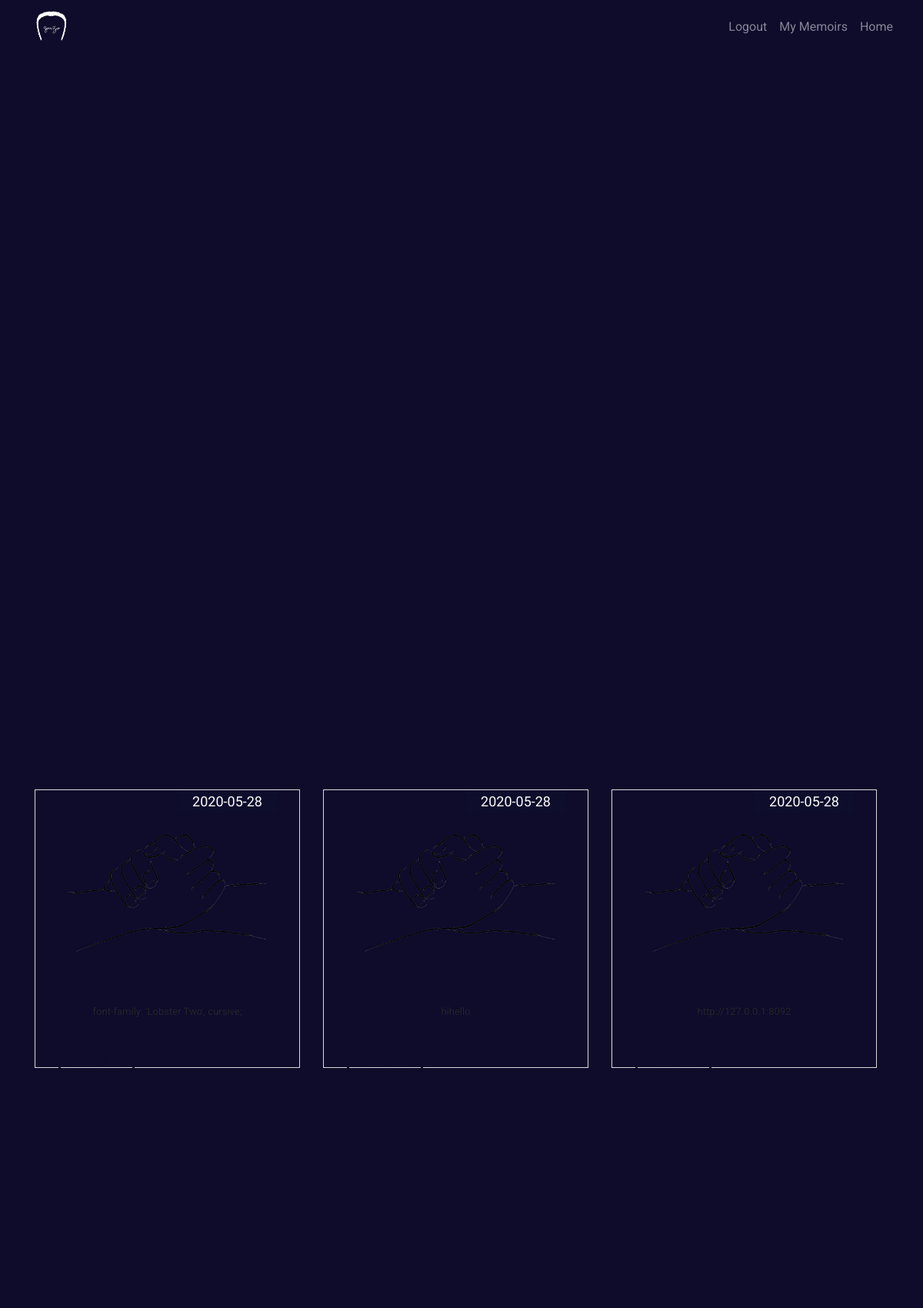
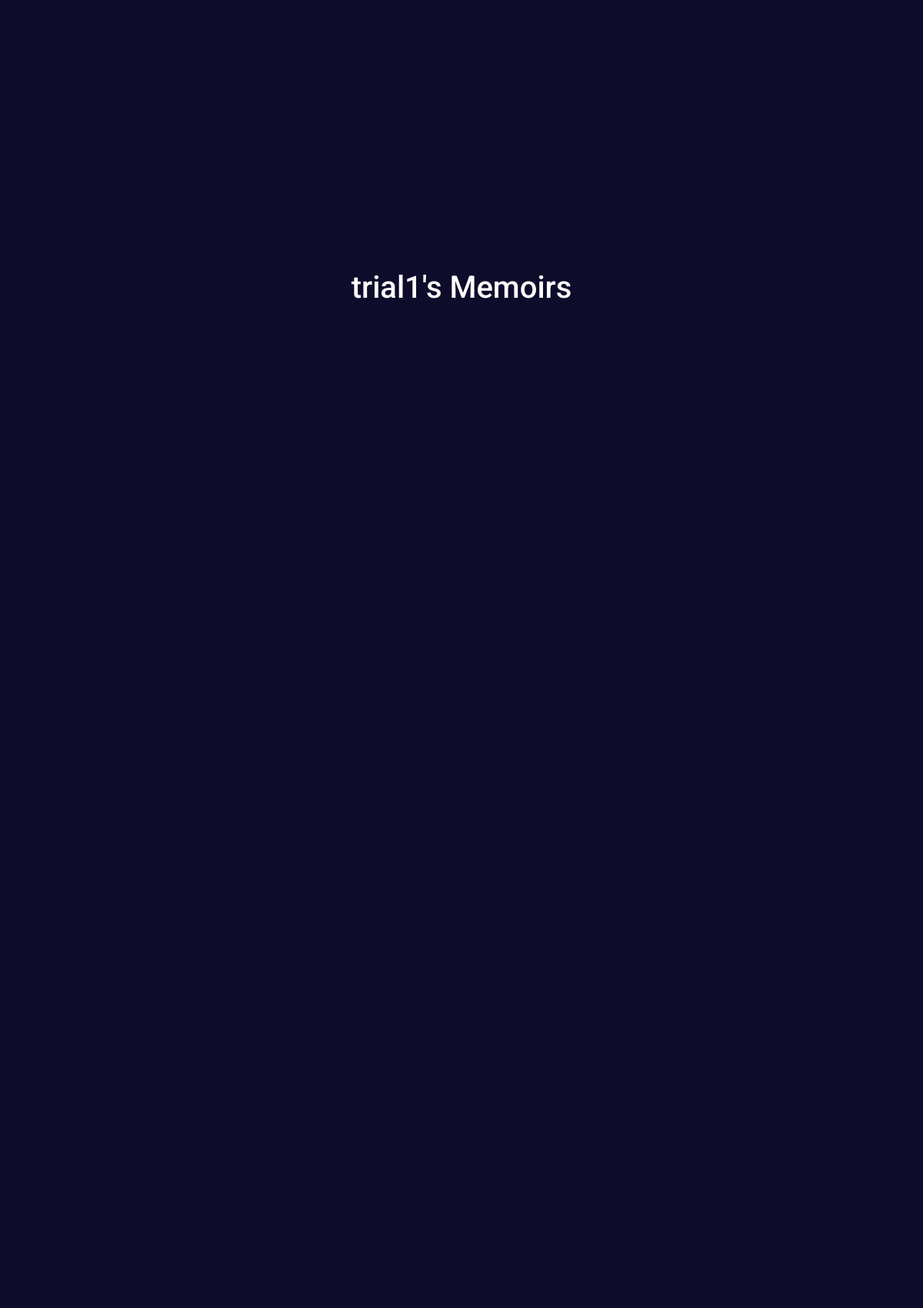
The page /memoirs (signed in, upper part) on the database its author committed (2 pictures, top to bottom).
### Jurzo/models.py (models this page shows, shortened)
class User(db.Model, UserMixin):
    email = db.Column(db.String(50), nullable=False)
    username = db.Column(db.String(), nullable=False, unique=True)
    id = db.Column(db.Integer, primary_key=True)
    password = db.Column(db.String(60), nullable=False)
    page = db.relationship('Page', backref='owner', lazy=True)

class Page(db.Model):
    id = db.Column(db.Integer, primary_key=True)
    user_id = db.Column(db.Integer, db.ForeignKey('user.id'), nullable=False)
    date_created = db.Column(
        db.DateTime, nullable=False, default=datetime.utcnow)
    name = db.Column(db.Text)
    pet_name = db.Column(db.Text)
    phone_num = db.Column(db.Text)
    address = db.Column(db.Text)
    mail = db.Column(db.Text)
    birthday = db.Column(db.Text)
    nick_name = db.Column(db.Text)
    Quote = db.Column(db.Text)
    Songs = db.Column(db.Text)
    likes = db.Column(db.Text)
    hates = db.Column(db.Text)
    what_us = db.Column(db.Text)
    lastd = db.Column(db.Text)

### Jurzo/users/routes.py (the view)
@users.route('/memoirs')
@login_required
def memoirs():
    pages = Page.query.filter_by(
        owner=current_user).order_by(Page.date_created.desc())
    Quotes = []
    From = []
    for page in pages:
        Quotes.append(page.Quote)
        From.append(page.name)
    Front_Content = {Quotes[i]: From[i] for i in range(len(Quotes))}
    return render_template('memoirs.html', pages=pages, Quotes=Front_Content)

### Jurzo/models.py (called while the page is built)
@login_manager.user_loader
def load_user(userid):
    return User.query.get(int(userid))

### Jurzo/templates/memoirs.html (shortened to what this page needs)
{%extends "layout.html"%}
{%block content%}
<h1 style= "color:white" class="h1">{{current_user.username}}'s Memoirs</h1>
{%endblock content%}
{%block secondary_content%}
<div class="container cta-100 ">
        <div class="container">
          <div class="row blog">
            <div class="col-md-12">
              <div id="blogCarousel" class="carousel slide container-blog" data-ride="carousel">
                <div class="carousel-inner">
                  <div class="carousel-item active">
                    <div class="row">
                      {%for page in pages %}
                      <div class="col-md-4" >
                        <div class="item-box-blog">
                          <div class="item-box-blog-image">
                            <div class="item-box-blog-date bg-blue-ui white"> <span class="mon">{{page.date_created.date()}}</span> </div>
                            <figure> <img alt="" src="{{url_for('static',filename = 'img/Fhands.png')}}"> </figure>
                          </div>
                          <div class="item-box-blog-body">
                            <div class="item-box-blog-data" style="padding: px 15px;">
                              <p> {{page.name}}  </p>
                            </div>
                            <div class="item-box-blog-text">
                            </div>
                            <div class="mt"> <a href="{{url_for('pages.slam',slam_id=page.id)}}" tabindex="0" class="btn btn-outline-info">read more</a> </div>
                          </div>
                        </div>
                      </div>
                      {%endfor%}
                    </div>
                  </div>
                </div>
              </div>
            </div>
          </div>
        </div>
      </div>
 {%endblock secondary_content%}

### Jurzo/static/style.css (style rules this page uses)
body { overflow-x: hidden; font-family: 'Lobster Two', cursive; }
.blog { top: 200px }
.btn { border-width: medium; border-radius: 0.6rem; boder-color:#0e0d2c; padding: .5rem 1.1rem; font-size: .8rem; color:#0e0d2c; }
,footer .text-center { text-align: center; }
.cta-100 { margin-top: 870px; padding-left: 0%; padding-top: 13%; }
.col-md-4 { padding-bottom:20px; }
.white { color: #fff !important; }
.mt { float: left;margin-top: -20px;padding-top: 20px; }
.bg-blue-ui { background-color: #0e0d2c!important; }
figure img { width:300px; }
#blogCarousel { padding-bottom: 100px; }
.btn-outline-info { background-color:transparent; border-color: #0e0b2b ; color:white; }
.btn { border-width: small; color: #0E0D2C; }
.item-box-blog { border: 1px solid #dadada; text-align: center; z-index: 4; padding: 20px; }
.item-box-blog-image { position: relative; }
.item-box-blog-image figure img { width: 100%; height: auto; }
.item-box-blog-date { position: absolute; z-index: 5; padding: 4px 20px; top: -20px; right: 8px; background-color: #41cb52; }
.item-box-blog-date span { color: #fff; display: block; text-align: center; line-height: 1.2; }
.item-box-blog-date span.mon { font-size: 18px; }
.item-box-blog-body { padding: 10px; }
.item-box-blog-data p { font-size: 13px; }
.item-box-blog-text { max-height: 100px; overflow: hidden; }

### Jurzo/static/form.css (style rules this page uses)
body { font-family: 'Roboto', sans-serif; center center fixed; background-size: cover; }

### rows shown on the page
User: username "trial1"
Page: date_created "2020-05-28", name "font-family: 'Lobster Two', cursive;"
Page: date_created "2020-05-28", name "hihello"
Page: date_created "2020-05-28", name "http://127.0.0.1:8092"
